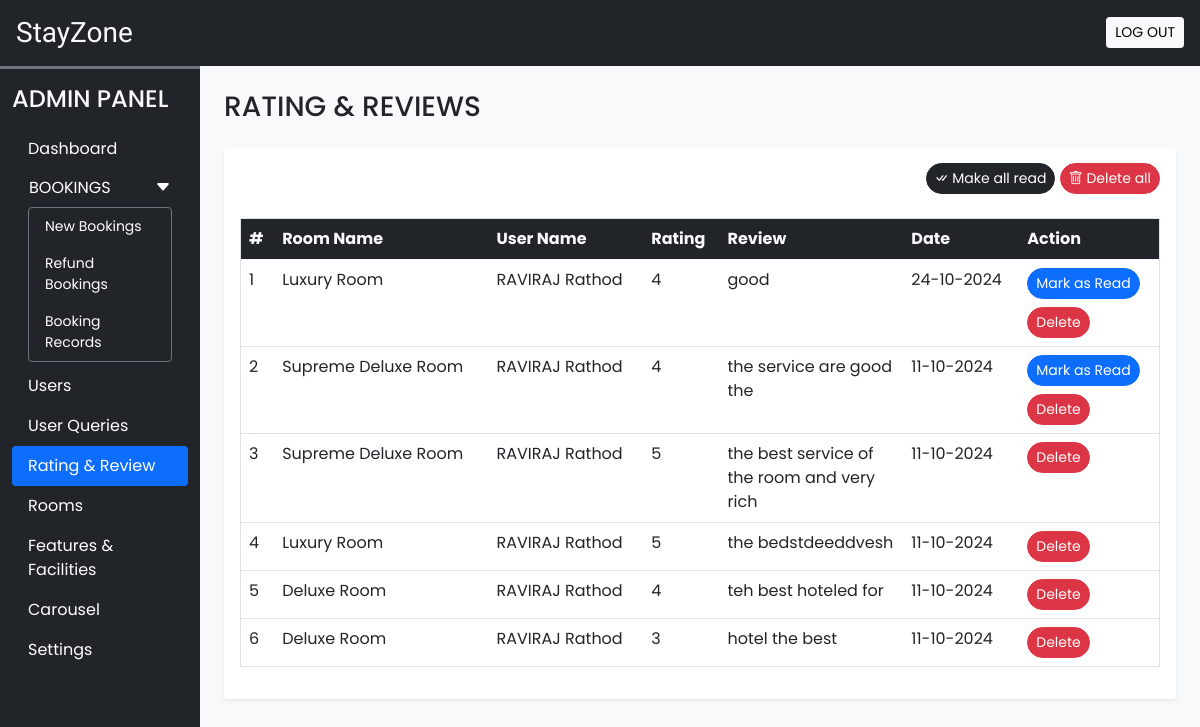
The app's page /admin/rate_review.php (signed in) with its own data.
### tables this page shows
CREATE TABLE `rating_review` (
  `sr_no` int(11) NOT NULL,
  `booking_id` int(11) NOT NULL,
  `room_id` int(11) NOT NULL,
  `user_id` int(11) NOT NULL,
  `rating` int(11) NOT NULL,
  `review` varchar(200) NOT NULL,
  `seen` int(11) NOT NULL DEFAULT 0,
  `datentime` datetime NOT NULL DEFAULT current_timestamp()
);

CREATE TABLE `rooms` (
  `id` int(11) NOT NULL,
  `name` varchar(150) NOT NULL,
  `area` int(11) NOT NULL,
  `price` int(11) NOT NULL,
  `num_room` int(11) NOT NULL,
  `adult` int(11) NOT NULL,
  `children` int(11) NOT NULL,
  `description` varchar(350) NOT NULL,
  `status` tinyint(4) NOT NULL DEFAULT 1,
  `removed` int(11) NOT NULL DEFAULT 0
);

CREATE TABLE `user_cred` (
  `id` int(11) NOT NULL,
  `name` varchar(100) NOT NULL,
  `email` varchar(150) NOT NULL,
  `address` varchar(120) NOT NULL,
  `phonenum` varchar(100) NOT NULL,
  `pincode` int(11) NOT NULL,
  `dob` date NOT NULL,
  `profile` varchar(100) NOT NULL,
  `password` varchar(200) NOT NULL,
  `status` int(11) NOT NULL DEFAULT 1,
  `datentime` datetime NOT NULL DEFAULT current_timestamp()
);

### admin/rate_review.php (the view, shortened to what this page needs)
<!DOCTYPE html>
<html lang="en">
<head>
    <?php require('inc/links.php'); ?>
</head>
<body class="bg-light">
    <?php require('inc/header.php') ?>
    <div class="container-fluid" id="main-content">
        <div class="row">
            <div class="col-lg-10 ms-auto p-4 overflow-hidden">
                <h3 class="mb-4">RATING & REVIEWS</h3>
                <div class="card border-0 shadow-sm mb-4">
                    <div class="card-body">
                        <div class="text-end mb-4">
                            <a href="?seen=all" class="btn btn-dark rounded-pill shadow-none btn-sm">
                                <i class="bi bi-check-all"></i> Make all read
                            </a>
                            <a href="?del=all" class="btn btn-danger rounded-pill shadow-none btn-sm">
                                <i class="bi bi-trash"></i> Delete all
                            </a>
                        </div>
                        <div class="table-responsive-md">
                            <table class="table table-hover border">
                                <thead>
                                    <tr class="bg-dark text-light">
                                        <th scope="col">#</th>
                                        <th scope="col"> Room  Name</th>
                                        <th scope="col">User Name</th>
                                        <th scope="col" >Rating</th>
                                        <th scope="col" width="20%">Review</th>
                                        <th scope="col">Date</th>
                                        <th scope="col">Action</th>
                                    </tr>
                                </thead>
                                <tbody>
                                    <?php
                                        $q = "SELECT rr.*,uc.name AS uname, r.name AS rname FROM `rating_review` rr
                                        INNER JOIN `user_cred` uc ON rr.user_id = uc.id
                                        INNER JOIN `rooms` r ON rr.room_id = r.id
                                        ORDER BY `sr_no` DESC";
                                       $data = mysqli_query($con, $q);
                                        $i=1;
                                        while($row = mysqli_fetch_assoc($data)){
                                            $date = date('d-m-Y',strtotime($row['datentime']));
                                            $seen='';
                                            if($row['seen']!=1){
                                                $seen ="<a href='?seen=$row[sr_no]' class='btn btn-sm rounded-pill btn-primary mb-2'>Mark as Read</a> <br>";
                                            }
                                            $seen.="<a href='?del=$row[sr_no]' class='btn btn-sm rounded-pill btn-danger '>Delete</a>";
                                            echo<<<query
                                                <tr>
                                                    <td>$i</td>
                                                    <td>$row[rname]</td>
                                                    <td>$row[uname]</td>
                                                    <td>$row[rating]</td>
                                                    <td>$row[review]</td>
                                                    <td>$date</td>
                                                    <td>$seen</td>
                                                </tr>
                                            query;
                                            $i++;
                                        }
                                    ?>
                                </tbody>
                            </table>
                        </div>
                    </div>
                </div>
            </div>
        </div>
    </div>
</body>
</html>

### admin/css/common.css (style rules this page uses)
:root { --teal: #7fffd4; --teal_hover: #279e8c; }
* { font-family: 'Poppins', sans-serif; }

### records on screen
rating_review: room.name "Luxury Room", user.name "RAVIRAJ Rathod", rating "4", review "good", datentime "24-10-2024"
rating_review: room.name "Supreme Deluxe Room", user.name "RAVIRAJ Rathod", rating "4", review "the service are good the", datentime "11-10-2024"
rating_review: room.name "Supreme Deluxe Room", user.name "RAVIRAJ Rathod", rating "5", review "the best service of the room and very rich", datentime "11-10-2024"
rating_review: room.name "Luxury Room", user.name "RAVIRAJ Rathod", rating "5", review "the bedstdeeddvesh", datentime "11-10-2024"
rating_review: room.name "Deluxe Room", user.name "RAVIRAJ Rathod", rating "4", review "teh best hoteled for", datentime "11-10-2024"
rating_review: room.name "Deluxe Room", user.name "RAVIRAJ Rathod", rating "3", review "hotel the best", datentime "11-10-2024"
